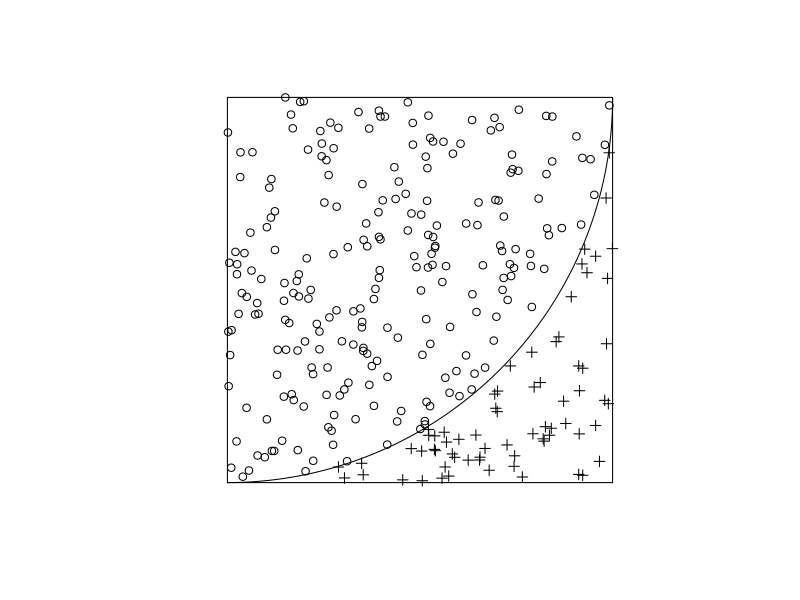

Reproduce this figure in R.
## ---- chunk 1
n = 300
a = seq(0, pi/2, len = 300)
p = matrix(runif(n * 2), n, 2)
p2 = p
p2[, 2] = 1 - p2[, 2]
sel = rowSums(p2**2) < 1

plot(p, pch = ifelse(sel, 1, 3), xlim = c(0, 1), ylim = c(0, 1),
     xlab = NA, ylab = NA, axes = FALSE, asp = 1)

lines(cos(a), 1 - sin(a))
lines(cbind(c(0, 0, 1, 1, 0), c(0, 1, 1, 0, 0)))
